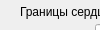
         <widget class="QWidget" name="page_3">
          <property name="geometry">
           <rect>
            <x>0</x>
            <y>0</y>
            <width>100</width>
            <height>30</height>
           </rect>
          </property>
          <attribute name="label">
           <string>Анамнез стр. 3</string>
          </attribute>
          <widget class="QWidget" name="layoutWidget_5">
           <property name="geometry">
            <rect>
             <x>20</x>
             <y>0</y>
             <width>341</width>
             <height>401</height>
            </rect>
           </property>
           <layout class="QVBoxLayout" name="verticalLayoutAnamnez3">
            <property name="spacing">
             <number>0</number>
            </property>
            <item>
             <layout class="QHBoxLayout" name="horizontalLayout_21">
              <property name="spacing">
               <number>0</number>
              </property>
              <item>
               <widget class="QLabel" name="label_46">
                <property name="sizePolicy">
                 <sizepolicy hsizetype="Preferred" vsizetype="Fixed">
                  <horstretch>0</horstretch>
                  <verstretch>21</verstretch>
                 </sizepolicy>
                </property>
                <property name="text">
                 <string>Границы сердца:</string>
                </property>
               </widget>
              </item>
              <item>
               <widget class="QLineEdit" name="lineHeartBorders">
                <property name="sizePolicy">
                 <sizepolicy hsizetype="Expanding" vsizetype="Fixed">
                  <horstretch>0</horstretch>
                  <verstretch>21</verstretch>
                 </sizepolicy>
                </property>
               </widget>
              </item>
             </layout>
            </item>
            <item>
             <layout class="QHBoxLayout" name="horizontalLayout_22">
              <property name="spacing">
               <number>0</number>
              </property>
              <item>
               <widget class="QLabel" name="label_47">
                <property name="sizePolicy">
                 <sizepolicy hsizetype="Preferred" vsizetype="Fixed">
                  <horstretch>0</horstretch>
                  <verstretch>21</verstretch>
                 </sizepolicy>
                </property>
                <property name="text">
                 <string>Тоны сердца:</string>
                </property>
               </widget>
              </item>
              <item>
               <widget class="QLineEdit" name="lineSoniCordis">
                <property name="sizePolicy">
                 <sizepolicy hsizetype="Expanding" vsizetype="Fixed">
                  <horstretch>0</horstretch>
                  <verstretch>21</verstretch>
                 </sizepolicy>
                </property>
               </widget>
              </item>
             </layout>
            </item>
            <item>
             <layout class="QHBoxLayout" name="horizontalLayout_23">
              <property name="spacing">
               <number>0</number>
              </property>
              <item>
               <widget class="QLabel" name="label_48">
                <property name="sizePolicy">
                 <sizepolicy hsizetype="Preferred" vsizetype="Fixed">
                  <horstretch>0</horstretch>
                  <verstretch>21</verstretch>
                 </sizepolicy>
                </property>
                <property name="mouseTracking">
                 <bool>true</bool>
                </property>
                <property name="text">
                 <string>&lt;html&gt;&lt;head/&gt;&lt;body&gt;&lt;p&gt;АД:&lt;/p&gt;&lt;/body&gt;&lt;/html&gt;</string>
                </property>
               </widget>
              </item>
              <item>
               <widget class="QLineEdit" name="lineArtPre">
                <property name="sizePolicy">
                 <sizepolicy hsizetype="Expanding" vsizetype="Fixed">
                  <horstretch>0</horstretch>
                  <verstretch>21</verstretch>
                 </sizepolicy>
                </property>
               </widget>
              </item>
              <item>
               <widget class="QLabel" name="label_49">
                <property name="sizePolicy">
                 <sizepolicy hsizetype="Preferred" vsizetype="Fixed">
                  <horstretch>0</horstretch>
                  <verstretch>21</verstretch>
                 </sizepolicy>
                </property>
                <property name="text">
                 <string>ЧСС:</string>
                </property>
               </widget>
              </item>
              <item>
               <widget class="QLineEdit" name="linePulse">
                <property name="sizePolicy">
                 <sizepolicy hsizetype="Expanding" vsizetype="Fixed">
                  <horstretch>0</horstretch>
                  <verstretch>21</verstretch>
                 </sizepolicy>
                </property>
                <property name="text">
                 <string/>
                </property>
               </widget>
              </item>
              <item>
               <widget class="QLabel" name="label_50">
                <property name="sizePolicy">
                 <sizepolicy hsizetype="Preferred" vsizetype="Fixed">
                  <horstretch>0</horstretch>
                  <verstretch>21</verstretch>
                 </sizepolicy>
                </property>
                <property name="mouseTracking">
                 <bool>true</bool>
                </property>
                <property name="text">
                 <string>&lt;html&gt;&lt;head/&gt;&lt;body&gt;&lt;p&gt;Пульс&lt;/p&gt;&lt;/body&gt;&lt;/html&gt;</string>
                </property>
               </widget>
              </item>
              <item>
               <widget class="QLineEdit" name="linePulse2">
                <property name="sizePolicy">
                 <sizepolicy hsizetype="Expanding" vsizetype="Fixed">
                  <horstretch>0</horstretch>
                  <verstretch>21</verstretch>
                 </sizepolicy>
                </property>
               </widget>
              </item>
             </layout>
            </item>
            <item>
             <layout class="QHBoxLayout" name="horizontalLayout_24">
              <item>
               <widget class="QLabel" name="label_51">
                <property name="sizePolicy">
                 <sizepolicy hsizetype="Preferred" vsizetype="Fixed">
                  <horstretch>0</horstretch>
                  <verstretch>21</verstretch>
                 </sizepolicy>
                </property>
                <property name="text">
                 <string>Язык:</string>
                </property>
               </widget>
              </item>
              <item>
               <widget class="QLineEdit" name="lineTongue">
                <property name="sizePolicy">
                 <sizepolicy hsizetype="Expanding" vsizetype="Fixed">
                  <horstretch>0</horstretch>
                  <verstretch>21</verstretch>
                 </sizepolicy>
                </property>
               </widget>
              </item>
             </layout>
            </item>
            <item>
             <widget class="QLabel" name="label_52">
              <property name="sizePolicy">
               <sizepolicy hsizetype="Preferred" vsizetype="Fixed">
                <horstretch>0</horstretch>
                <verstretch>21</verstretch>
               </sizepolicy>
              </property>
              <property name="text">
               <string>Живот:</string>
              </property>
             </widget>
            </item>
            <item>
             <widget class="QTextEdit" name="textStomach">
              <property name="sizePolicy">
               <sizepolicy hsizetype="Expanding" vsizetype="Fixed">
                <horstretch>0</horstretch>
                <verstretch>42</verstretch>
               </sizepolicy>
              </property>
              <property name="minimumSize">
               <size>
                <width>0</width>
                <height>42</height>
               </size>
              </property>
              <property name="maximumSize">
               <size>
                <width>16777215</width>
                <height>42</height>
               </size>
              </property>
             </widget>
            </item>
            <item>
             <widget class="QLabel" name="label_63">
              <property name="sizePolicy">
               <sizepolicy hsizetype="Preferred" vsizetype="Fixed">
                <horstretch>0</horstretch>
                <verstretch>21</verstretch>
               </sizepolicy>
              </property>
              <property name="text">
               <string>Печень:</string>
              </property>
             </widget>
            </item>
            <item>
             <widget class="QTextEdit" name="textLiver">
              <property name="sizePolicy">
               <sizepolicy hsizetype="Expanding" vsizetype="Fixed">
                <horstretch>0</horstretch>
                <verstretch>42</verstretch>
               </sizepolicy>
              </property>
              <property name="minimumSize">
               <size>
                <width>0</width>
                <height>42</height>
               </size>
              </property>
              <property name="maximumSize">
               <size>
                <width>16777215</width>
                <height>42</height>
               </size>
              </property>
             </widget>
            </item>
            <item>
             <widget class="QLabel" name="label_53">
              <property name="sizePolicy">
               <sizepolicy hsizetype="Preferred" vsizetype="Fixed">
                <horstretch>0</horstretch>
                <verstretch>21</verstretch>
               </sizepolicy>
              </property>
              <property name="text">
               <string>С-м Пастернацкого:</string>
              </property>
             </widget>
            </item>
            <item>
             <widget class="QTextEdit" name="textPasternatsky">
              <property name="sizePolicy">
               <sizepolicy hsizetype="Expanding" vsizetype="Fixed">
                <horstretch>0</horstretch>
                <verstretch>42</verstretch>
               </sizepolicy>
              </property>
              <property name="minimumSize">
               <size>
                <width>0</width>
                <height>42</height>
               </size>
              </property>
              <property name="maximumSize">
               <size>
                <width>16777215</width>
                <height>42</height>
               </size>
              </property>
             </widget>
            </item>
            <item>
             <layout class="QHBoxLayout" name="horizontalLayout_25">
              <item>
               <widget class="QLabel" name="label_54">
                <property name="sizePolicy">
                 <sizepolicy hsizetype="Preferred" vsizetype="Fixed">
                  <horstretch>0</horstretch>
                  <verstretch>21</verstretch>
                 </sizepolicy>
                </property>
                <property name="text">
                 <string>Стул:</string>
                </property>
               </widget>
              </item>
              <item>
               <widget class="QLineEdit" name="lineFeces">
                <property name="sizePolicy">
                 <sizepolicy hsizetype="Expanding" vsizetype="Fixed">
                  <horstretch>0</horstretch>
                  <verstretch>21</verstretch>
                 </sizepolicy>
                </property>
               </widget>
              </item>
             </layout>
            </item>
            <item>
             <widget class="QLabel" name="label_55">
              <property name="sizePolicy">
               <sizepolicy hsizetype="Preferred" vsizetype="Fixed">
                <horstretch>0</horstretch>
                <verstretch>21</verstretch>
               </sizepolicy>
              </property>
              <property name="text">
               <string>Мочеиспускание:</string>
              </property>
             </widget>
            </item>
            <item>
             <widget class="QTextEdit" name="textUrination">
              <property name="sizePolicy">
               <sizepolicy hsizetype="Expanding" vsizetype="Fixed">
                <horstretch>0</horstretch>
                <verstretch>84</verstretch>
               </sizepolicy>
              </property>
              <property name="minimumSize">
               <size>
                <width>0</width>
                <height>84</height>
               </size>
              </property>
              <property name="maximumSize">
               <size>
                <width>16777215</width>
                <height>84</height>
               </size>
              </property>
             </widget>
            </item>
           </layout>
          </widget>
         </widget>
